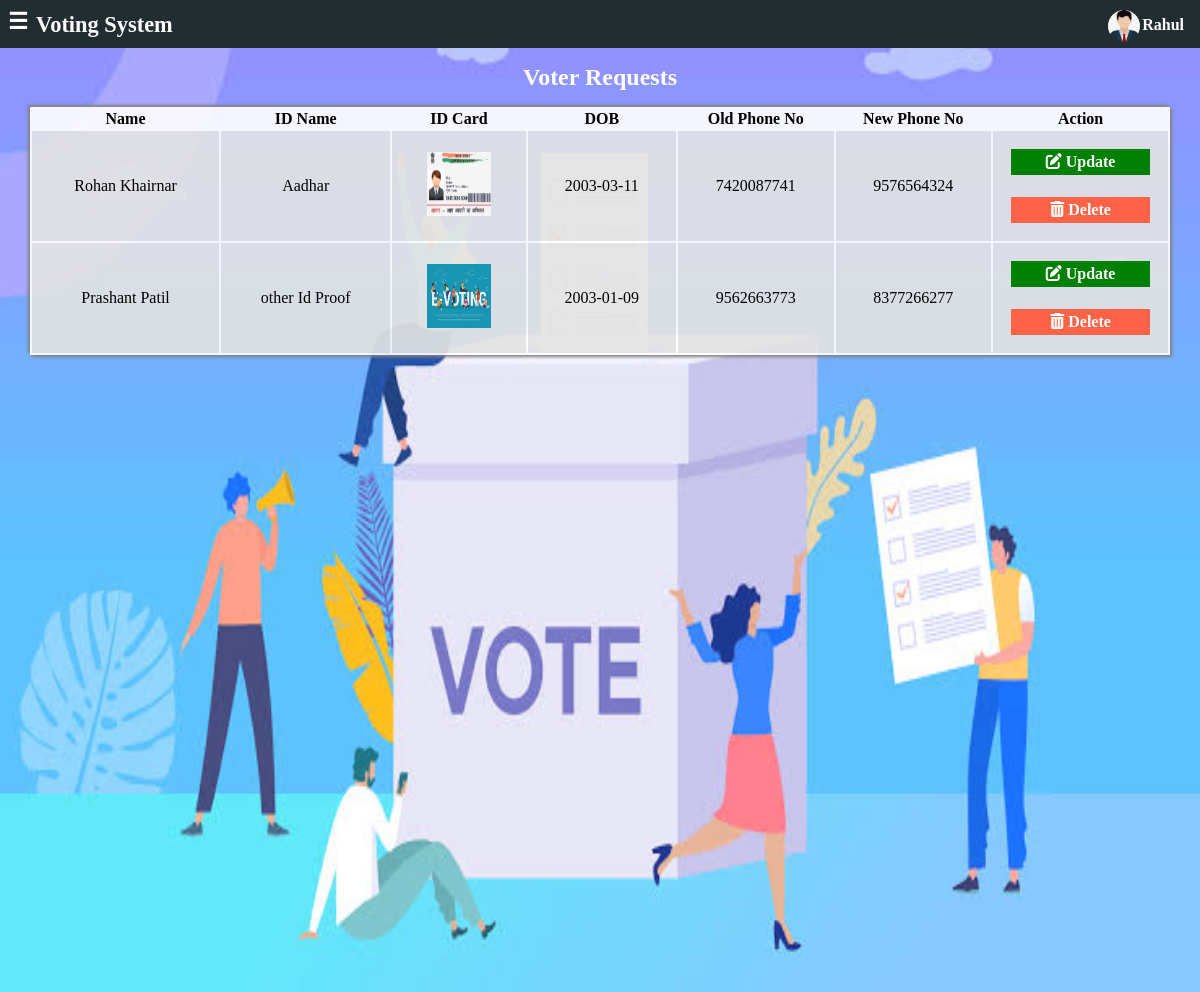
Page /voting/admin/voter_request.php (signed in) on the committed database.
### tables this page shows
CREATE TABLE `phno_change` (
  `id` int(255) NOT NULL,
  `vname` varchar(50) NOT NULL,
  `idname` varchar(20) NOT NULL,
  `idcard` varchar(300) NOT NULL,
  `dob` varchar(50) NOT NULL,
  `old_phno` varchar(15) NOT NULL,
  `new_phno` varchar(15) NOT NULL
);

### voting/admin/voter_request.php (the view, shortened to what this page needs)
<!DOCTYPE html>
<html lang="en">
<head>
    <link rel="stylesheet" href="../css/style.css">
    <link rel="stylesheet" href="../css/all.min.css">
</head>
<body>
    <div class="container">
        <div class="header">
            <span class="menu-bar" id="show" onclick="showMenu()">&#9776;</span>
            <span class="logo">Voting System</span>
            <span class="profile" onclick="showProfile()"><img src="../res/user3.jpg" alt=""><label><?php echo $_SESSION['name']; ?></label></span>
        </div>
        <div id="main">
        <div class="heading"><h2>Voter Requests</h2></div>
           <table class="table">
               <thead>
                    <th>Name</th>
                    <th>ID Name</th>
                    <th>ID Card</th>
                    <th>DOB</th>
                    <th>Old Phone No</th>
                    <th>New Phone No</th>
                    <th>Action</th>
               </thead>
               <tbody>
                      <?php
                      $con=mysqli_connect('localhost','root','','voting');
                      $query="SELECT * FROM phno_change";
                      $data=mysqli_query($con,$query);
                      while($result=mysqli_fetch_assoc($data))
                      {
                        echo "<tr>
                        <td>".$result['vname']."</td>
                        <td>".$result['idname']."</td>
                        <td><a href='../$result[idcard]'><img src='../".$result['idcard']."'></a></td>
                        <td>".$result['dob']."</td>
                        <td>".$result['old_phno']."</td>
                        <td>".$result['new_phno']."</td>
                        <td><a href='voter_req_update.php' class='del tempoo'  onClick='return updateconfirm()'><i class='fa-solid fa-pen-to-square'></i> Update</a><br>
                        <a href='voter_req_delete.php?id=$result[id]' class='del' onClick='return delconfirm()'><i class='fa-solid fa-trash-can'></i> Delete</a></td>
                        </tr>";
                      }
                      ?>
               </tbody>
           </table>
        </div>
    </div>
</body>
</html>

### voting/css/style.css (style rules this page uses)
* { margin: 0px; font-family: 'Bahnschrift Light'; }
.container { height: 100vh; width: 100vw; overflow: auto; background: linear-gradient(rgb(255, 255, 255,0.1),rgb(255, 255, 255,0.1)), url(../res/8.png); background-size: 100% 100%; }
.heading { text-align: center; margin: 1rem; color: rgb(255, 255, 255); }
.header { height: 3rem; overflow: auto; background: #222d32; color: #fff; position: sticky; top: 0; width: 100%; }
.header .menu-bar, .header .logo { font-size: 1.4rem; font-weight: 900; margin-left: 0.5rem; margin-top: 0.5rem; float: left; cursor: pointer; }
.header .logo { margin-top: 0.75rem; }
.header .profile { float: right; margin-right: 1rem; }
.header .profile img { height: 2rem; width: 2rem; border-radius: 50%; margin-top: 10px; margin-right: 2px; float: left; cursor: pointer; }
.header .profile label { float: right; margin-top: 1rem; font-weight: 900; cursor: pointer; }
#main { height: 100%; width: 100%; overflow: auto; float: right; }
.table { width: 95%; margin: auto; margin-bottom: 5rem; box-shadow: 2px 2px 3px gray, -2px -2px 3px gray; background: rgba(255, 255, 255, 0.9); text-align: center; }
.table td { background: rgb(0, 0, 0, 0.1); }
.table img { height: 4rem; width: 4rem; }
.del, .edit { padding: 4px 10px; margin: 2px; color: white; text-decoration: none; font-weight: 900; }
.del { background: tomato; }

### voting/admin/voter_request.php (style rules this page uses)
.del,.edit,.verify { display: block; }
td { padding: 1rem; }
.tempoo { background-color: green; }

### rows in the picture
phno_change: vname "Rohan Khairnar", idname "Aadhar", idcard (picture), dob "2003-03-11", old_phno "7420087741", new_phno "9576564324"
phno_change: vname "Prashant Patil", idname "other Id Proof", idcard (picture), dob "2003-01-09", old_phno "9562663773", new_phno "8377266277"

### other values in the picture
$_SESSION['name'] "Rahul"
